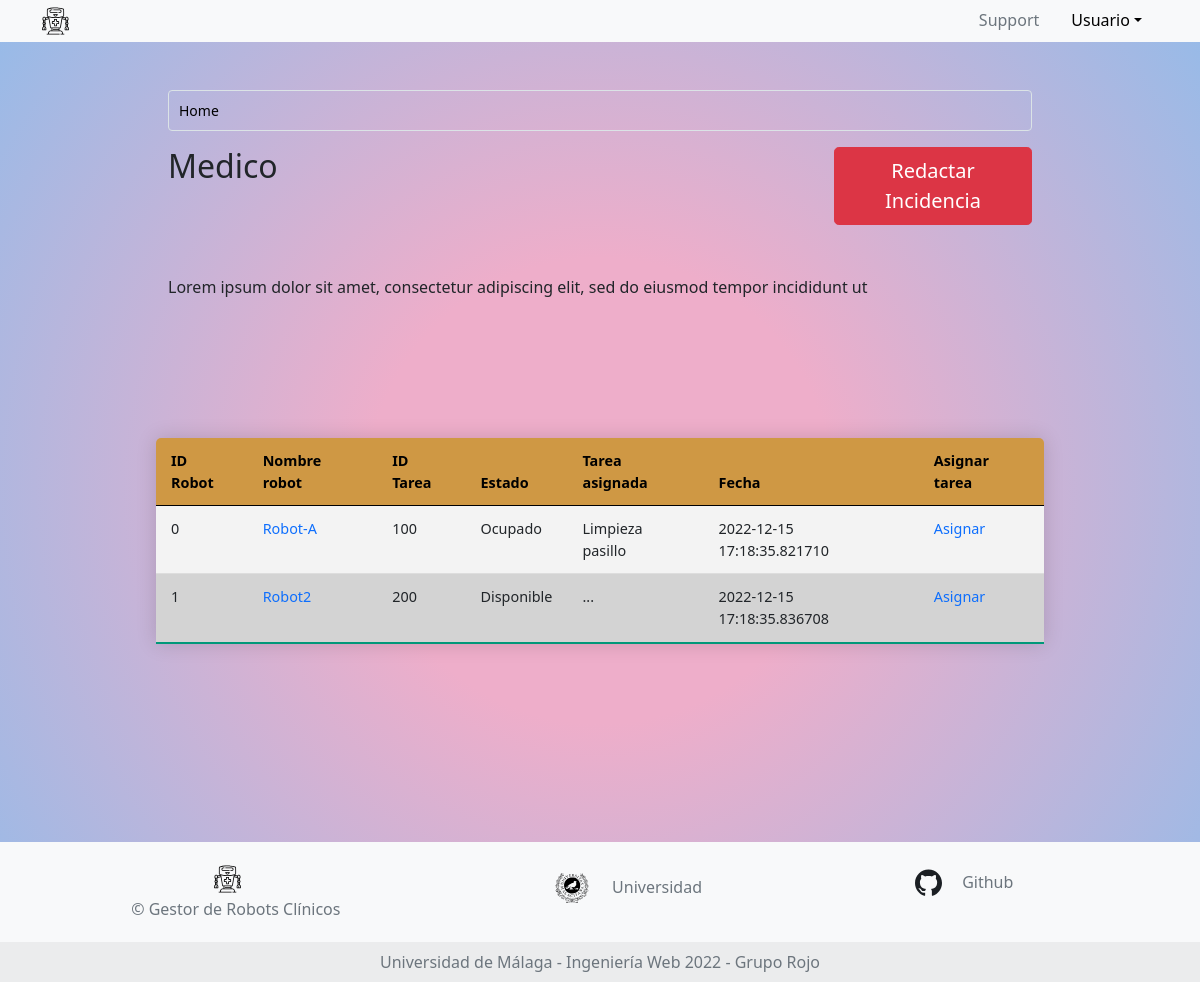
Screenshot of /doctor with the database file from the repository.
### app.py (models this page shows, shortened)
class Tabla_Medico(db.Model):
    __tablename__ = 'Tabla medico'
    id_robot = db.Column(db.String(150),db.ForeignKey(Robots.id))
    name_robot = db.Column(db.String(150),nullable=False, primary_key= True )
    id_Tareas = db.Column(db.String(100), db.ForeignKey(Tareas.id))
    estado = db.Column(db.String(150),nullable=False )
    tipoTarea = db.Column(db.String(150), nullable=False)
    date = db.Column(db.DateTime, default=datetime.utcnow)
    estado = db.Column(db.String(150), nullable=True)

### app.py (the view)
@app.route("/doctor", methods=["GET", "POST"])
def doctor():
    robots_db = db.session.query(Robots).all()
    tareas_db = db.session.query(Tareas).all()
    accion_db = db.session.query(Tabla_Medico).all()
    return render_template('template_medico.jinja', robots = robots_db, tareas = tareas_db, acciones=accion_db)

### templates/template_medico.jinja (shortened to what this page needs)
{% extends 'base.jinja' %}
{% block content %}
<body class="bg">
  <div class="main-container row p-5 mx-0 justify-content-center align-items-center align-self-center">
    <div class="row col-md-10 px-3">
      <nav aria-label="breadcrumb">
        <ol class="breadcrumb breadcrumb-custom">
          <li class="breadcrumb-item active" aria-current="page"><span>Home</span></li>
        </ol>
      </nav>
    </div>
    <div class="row col-md-10 px-3">
      <div class="col-sm-9">
        <legend>
          <h2>Medico</h2>
        </legend>
      </div>
      <div class="col-sm-3"><button type="button" onclick="location.href='/doctor/formularioIncidencia'" class="btn btn-danger btn-lg">Redactar Incidencia</button></div>
      <p class="padd">
        Lorem ipsum dolor sit amet, consectetur adipiscing elit, sed do eiusmod tempor incididunt ut
      </p>
    </div>
    <fieldset class="text-black col-md-10 px-3 bot2">
      <form method="GET" class="mt-5 row justify-content-center table-sortable">
        <div>
          <table class="table">
            <thead>
              <tr>
                <th scope="col">ID Robot</th>
                <th scope="col">Nombre robot</th>
                <th scope="col">ID Tarea</th>
                <th scope="col">Estado</th>
                <th scope="col">Tarea asignada</th>
                <th scope="col">Fecha</th>
                <th scope="col">Asignar tarea</th>
              </tr>
            </thead>
            <tbody>
              {% for tablas in acciones %}
              <tr>
                <td>{{tablas.id_robot}}</td>
                <td><a href="/doctor/{{tablas.id_robot}}">{{tablas.name_robot}}</td>
                <td>{{tablas.id_Tareas}}</td>
                <td>{{tablas.estado}}</td>
                <td>{{tablas.tipoTarea}}</td>
                <td>{{tablas.date}}</td>
                <td>
                  <a href="/asignacionTareas/{{tablas.name_robot}}">Asignar</a>
                </td>
                </tr>
              {% endfor %}
            </tbody>
          </table>
        </div>
      </form>
    </fieldset>
    {% endblock %}

### static/css/style.css (style rules this page uses)
.btn { max-width: 100%; }
.bg { background: rgb(238,174,202); background: radial-gradient(circle, rgba(238,174,202,1) 30%, rgba(148,187,233,1) 100%); }
.padd { padding-bottom: 50px; padding-top: 50px; }
.table { border-color: white; border-radius: 5px 5px 0 0; overflow: hidden; border-collapse: collapse; margin: 25px 0; font-size: 0.9em; min-width: 400px; box-shadow: 0 0 20px rgba(0, 0, 0, 0.15); }
.table thead tr { background-color: #cf9844; color: #000000; text-align: left; font-weight: bold; }
.table th, .table td { padding: 12px 15px; }
.table tbody tr { border-bottom: 1px solid #dddddd; }
.table tbody tr:nth-last-of-type(even) { background-color: #f3f3f3; }
.table tbody tr:nth-last-of-type(odd) { background-color: #d3d3d3; }
.table tbody tr:last-of-type { border-bottom: 2px solid #009879; }
.table-sortable th { cursor: pointer; }
.bot2 { padding-bottom: 2.9cm; }
.breadcrumb.breadcrumb-custom { padding: 0 0; border-color: #dbe3e6; }
.breadcrumb { border: 1px solid #f3f3f3; }
.breadcrumb { display: flex; flex-wrap: wrap; padding: 0.56rem 1.13rem; margin-bottom: 1rem; list-style: none; background-color: transparent; border-radius: 0.25rem; }
nav { display: block; }
.breadcrumb.breadcrumb-custom .breadcrumb-item { font-size: 0.875rem; background: #dbe3e6; padding: 0.56rem 10px; color: #000; display: inline-block; vertical-align: top; }
.breadcrumb.breadcrumb-custom .breadcrumb-item:before { content: ""; }
.breadcrumb.breadcrumb-custom .breadcrumb-item:last-child { background: transparent; }
a:link { text-decoration:none; }

### rows the page displays
Tabla_Medico: id_robot "0", name_robot "Robot-A", id_Tareas "100", estado "Ocupado", tipoTarea "Limpieza pasillo", date "2022-12-15 17:18:35.821710"
Tabla_Medico: id_robot "1", name_robot "Robot2", id_Tareas "200", estado "Disponible", tipoTarea "...", date "2022-12-15 17:18:35.836708"
